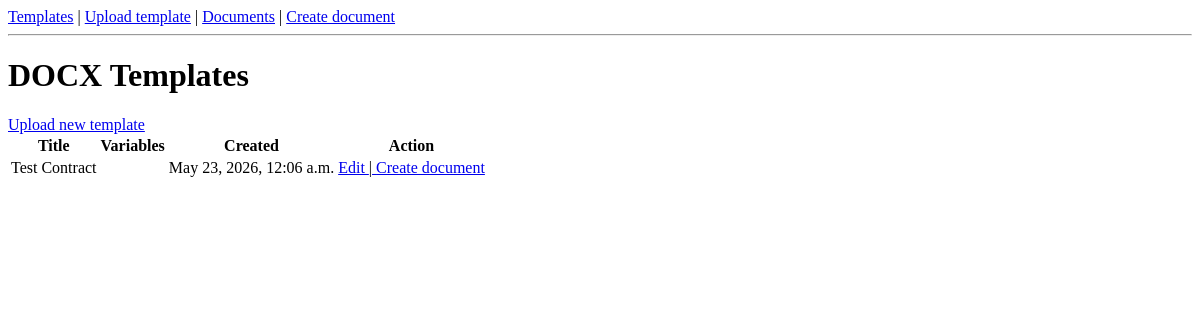
The app's page /documents/templates/ (signed in), older data.
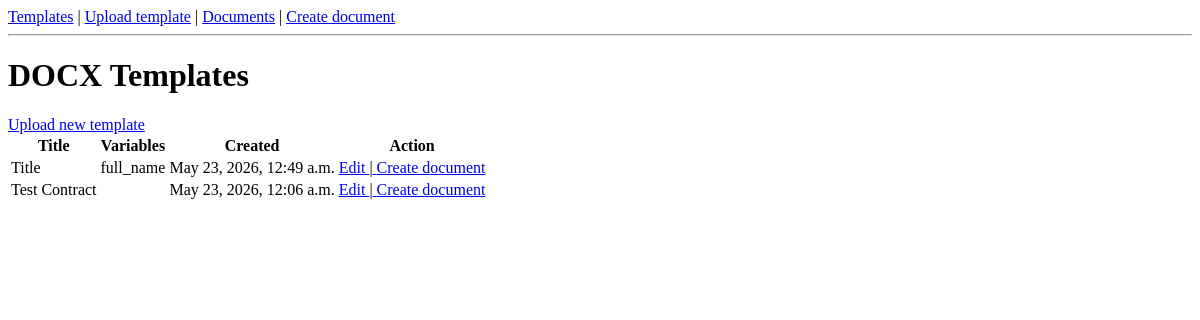
The same page, newer data.
### documents/models.py (models this page shows, shortened)
class DocumentTemplate(models.Model):
    class Status(models.TextChoices):
        ACTIVE = "active", "Active"
        ARCHIVED = "archived", "Archived"
    organization = models.ForeignKey(
        "organizations.Organization",
        on_delete=models.CASCADE,
        related_name="document_templates"
    )
    created_by = models.ForeignKey(
        settings.AUTH_USER_MODEL,
        on_delete=models.PROTECT,
        related_name="created_document_templates"
    )
    title = models.CharField(max_length=255)
    body_template = models.TextField(
        blank=True,
        help_text="Use variables like {{ client_name }}, {{ amount }}"
    )
    template_file = models.FileField(
        upload_to="document_templates/docx/",
        blank=True,
        null=True
    )
    variables = models.JSONField(default=list, blank=True)
    field_schema = models.JSONField(
        default=list,
        blank=True,
        help_text="Groups and fields for document form editor"
    )
    status = models.CharField(
        max_length=20,
        choices=Status.choices,
        default=Status.ACTIVE
    )
    created_at = models.DateTimeField(auto_now_add=True)
    updated_at = models.DateTimeField(auto_now=True)
    class Meta:
        verbose_name = "Document template"
        verbose_name_plural = "Document templates"
        ordering = ["-created_at"]

### documents/views.py (the view)
# urls.py: path("templates/", views.template_list, name="template_list"),
@login_required
def template_list(request):
    templates = DocumentTemplate.objects.filter(
        created_by=request.user
    ).order_by("-created_at")
    return render(request, "documents/template_list.html", {
        "templates": templates
    })

### templates/documents/template_list.html
{% extends "base.html" %}
{% block content %}
<h1>DOCX Templates</h1>
<a href="{% url 'documents:template_upload' %}">Upload new template</a>
<table>
    <thead>
        <tr>
            <th>Title</th>
            <th>Variables</th>
            <th>Created</th>
            <th>Action</th>
        </tr>
    </thead>
    <tbody>
        {% for item in templates %}
            <tr>
                <td>{{ item.title }}</td>
                <td>{{ item.variables|join:", " }}</td>
                <td>{{ item.created_at }}</td>
                <td>
                    <a href="{% url 'documents:template_edit' item.id %}">
                        Edit
                    </a>
                    |<a href="{% url 'documents:document_create_from_template' item.id %}">
                        Create document
                    </a>
                </td>
            </tr>
        {% empty %}
            <tr>
                <td colspan="4">No templates yet.</td>
            </tr>
        {% endfor %}
    </tbody>
</table>
{% endblock %}

Row changes from the older to the newer data that the page shows:
added DocumentTemplate: title "Title", variables "full_name", created_at "May 23, 2026, 12:49 a.m."
